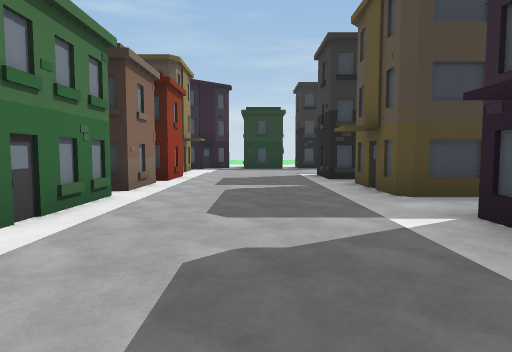
[1] (above)

24 first-person views from a walk through a 3-D level made in the Unity game engine. The camera is 1.2 m above the floor, tilts 4° down and sees 75° across. The floor is counted in squares, 2 m on a side. Each view is taken from the middle of a square. On the plan, view 1 faces up. The plan holds only what a view shows up to about 10 squares ahead; the rest is blank. The place goes on beyond the plan. The player character is not drawn.

[2]
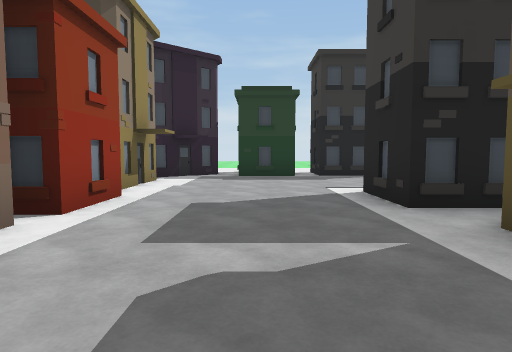

[3]
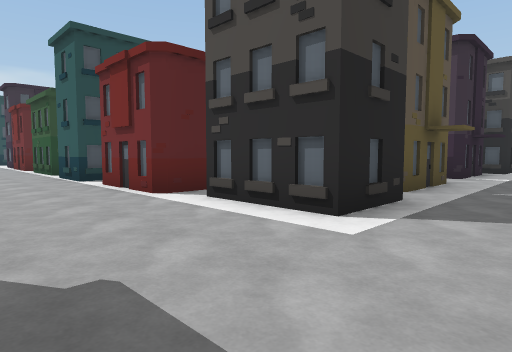

[4]
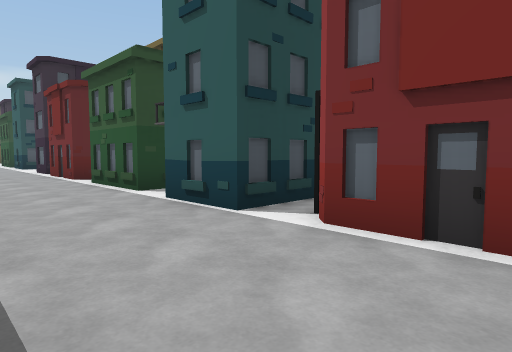

[5]
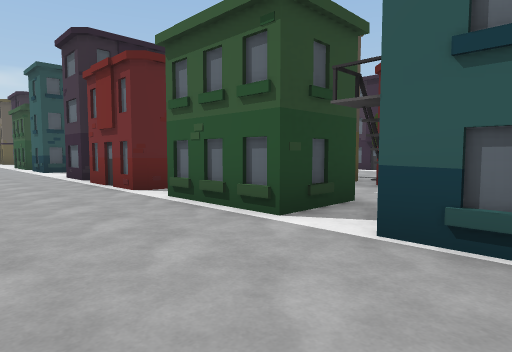

[6]
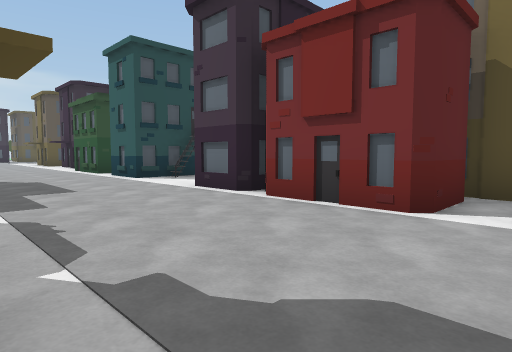

[7]
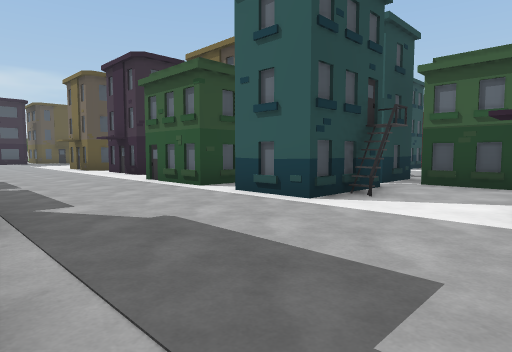

[8]
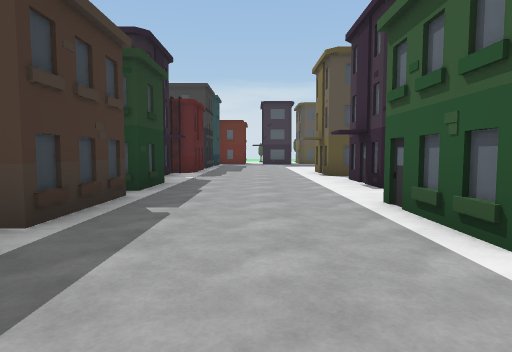

[9]
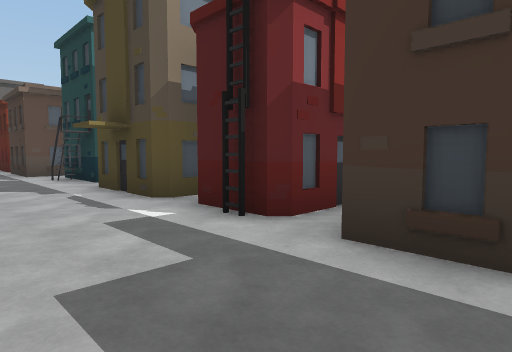

[10]
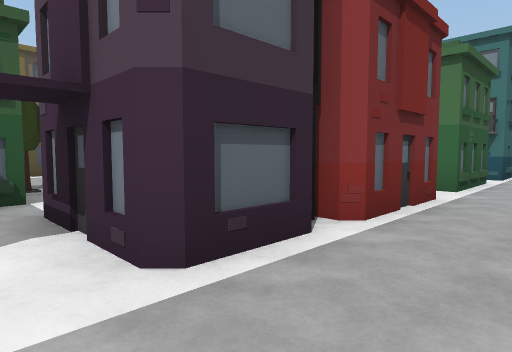

[11]
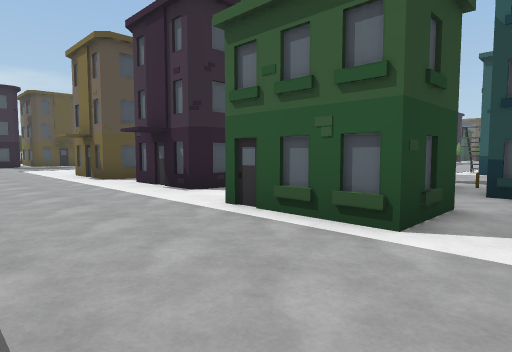

[12]
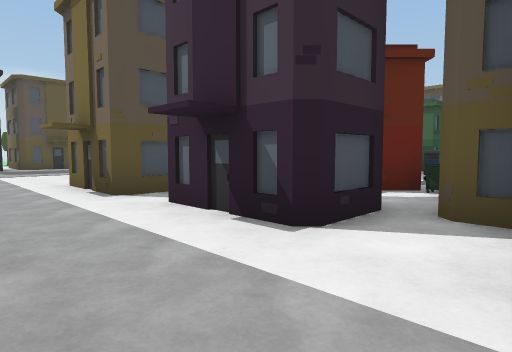

[13]
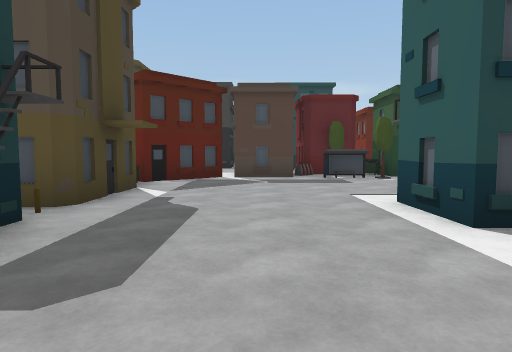

[14]
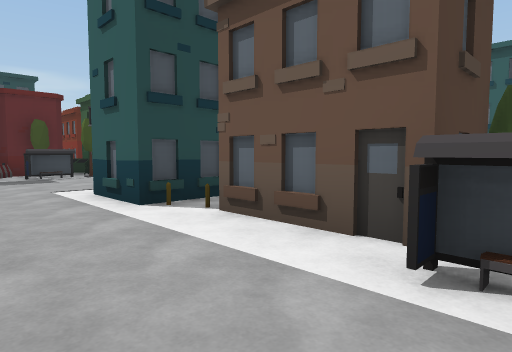

[15]
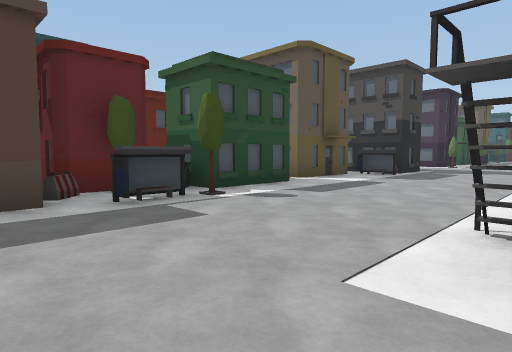

[16]
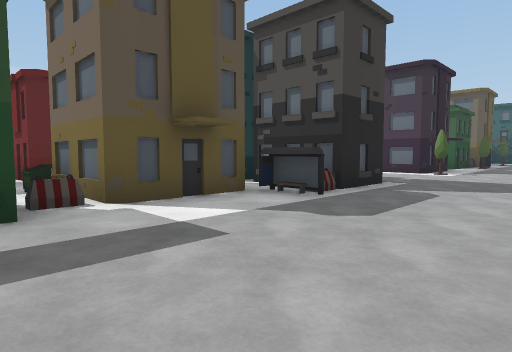

[17]
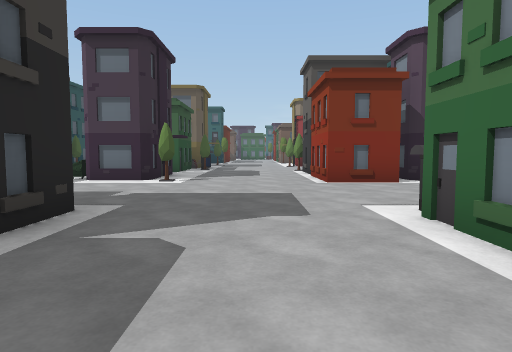

[18]
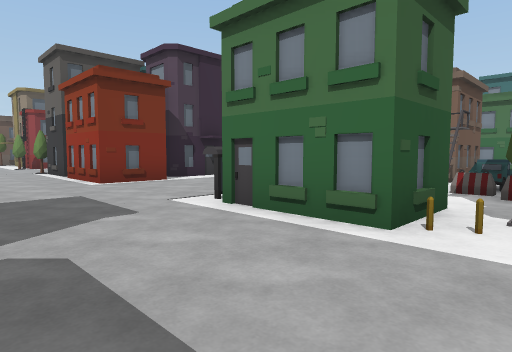

[19]
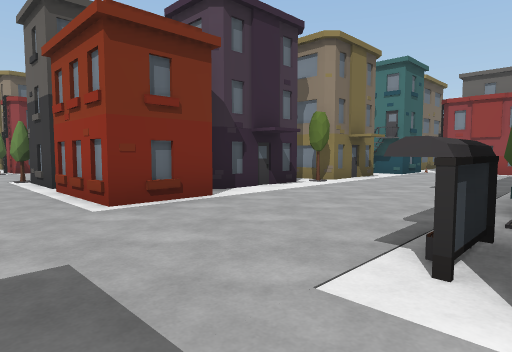

[20]
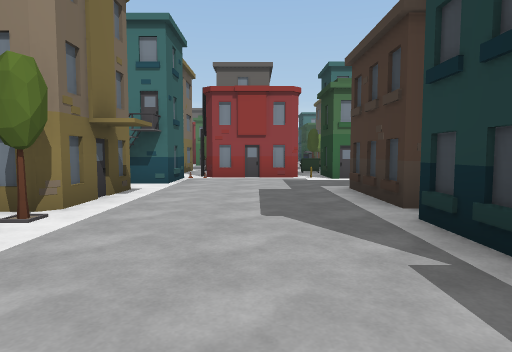

[21]
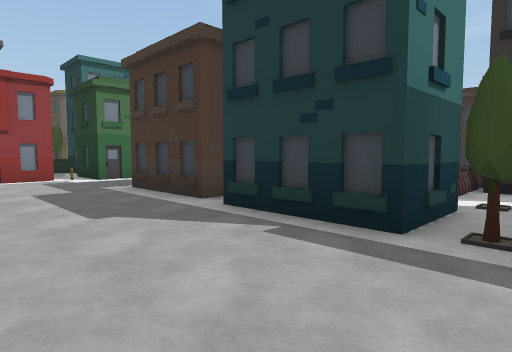

[22]
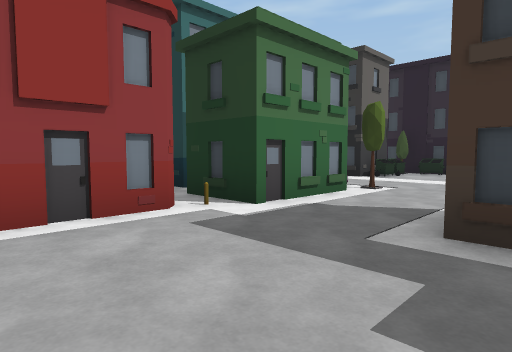

[23]
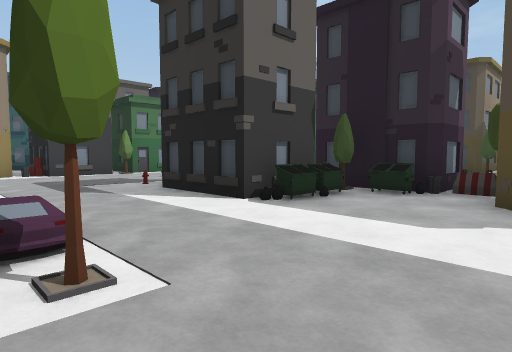

[24]
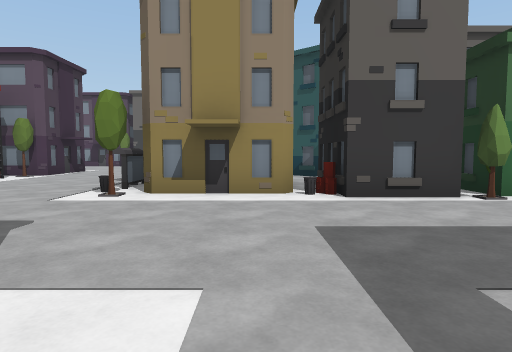

### Floor plan
Key: @ floor where view 1 was taken; # wall or solid block; x gap in a wall; . floor; B building; T tree; I bin; A barrier; R barrel; O other object.
Columns run from 4 left of view 1 to 30 right of it. Each row starts with its distance up from view 1.
 15                  B B #
 14   Bx  B      B##xB B ##    B   B #B
 13   #.B###   ###.B....B.##   ##.#...B
 12   .................................
 11   .................................
 10   ........B.......B................
  9 BB....##.##x#Bx#####B#..B###B....B#
  8   #...B#    # .BB#   #.B#####.B  ##
  7  B.....       ..B    .... .B B.
  6   ....##       .B    .#B#### IBB
  5   ....B#       O##T  T  #B###.##B
  4   #.....            ..  .......#..
  3  B#...#B            . .........B B
  2   ....#             . ..........AB
  1    ....           #T# O#..##...OT#
  0     @ B   B      ##A  B# .#B...TI#
 -1          ##.     TB#  TTB   ....#B
 -2           #T.. B II..       ....#
 -3      B#B  #... ##....  OO   ....ABI
 -4       #..RB..........    O  ....##B
 -5           #..........    AO ....#
 -6           #....B OT..  OAA##...AO
 -7         BOT...B   #..###BO #...A###
 -8        ......   IB#..#B###TB...##B
 -9      ......       .........O....
-10      .....        ...............
-11      #BT         B...............
-12      ##           #B.##T..#B...T..
-13                   ##  #B ###...B#I
-14                        B   #....
-15                            #....
-16                            BT
-17                            ..

Where each view was taken, in squares from view 1:
view 1: 0 up, 0 right, facing up
view 2: 4 up, 0 right, facing up
view 3: 12 up, 0 right, facing down-right
view 4: 12 up, 5 right, facing down-right
view 5: 12 up, 8 right, facing down-right
view 6: 13 up, 12 right, facing down-right
view 7: 13 up, 17 right, facing down-right
view 8: 11 up, 20 right, facing right
view 9: 11 up, 19 right, facing up-left
view 10: 11 up, 18 right, facing down-left
view 11: 12 up, 21 right, facing down-right
view 12: 11 up, 24 right, facing down-right
view 13: 3 up, 19 right, facing right
view 14: 3 up, 18 right, facing down-right
view 15: 3 up, 23 right, facing down-right
view 16: 2 down, 24 right, facing down-right
view 17: 5 down, 25 right, facing down
view 18: 5 down, 26 right, facing down-left
view 19: 8 down, 25 right, facing down-left
view 20: 10 down, 22 right, facing left
view 21: 11 down, 22 right, facing up-left
view 22: 11 down, 17 right, facing up-left
view 23: 6 down, 16 right, facing up-left
view 24: 5 down, 11 right, facing left
